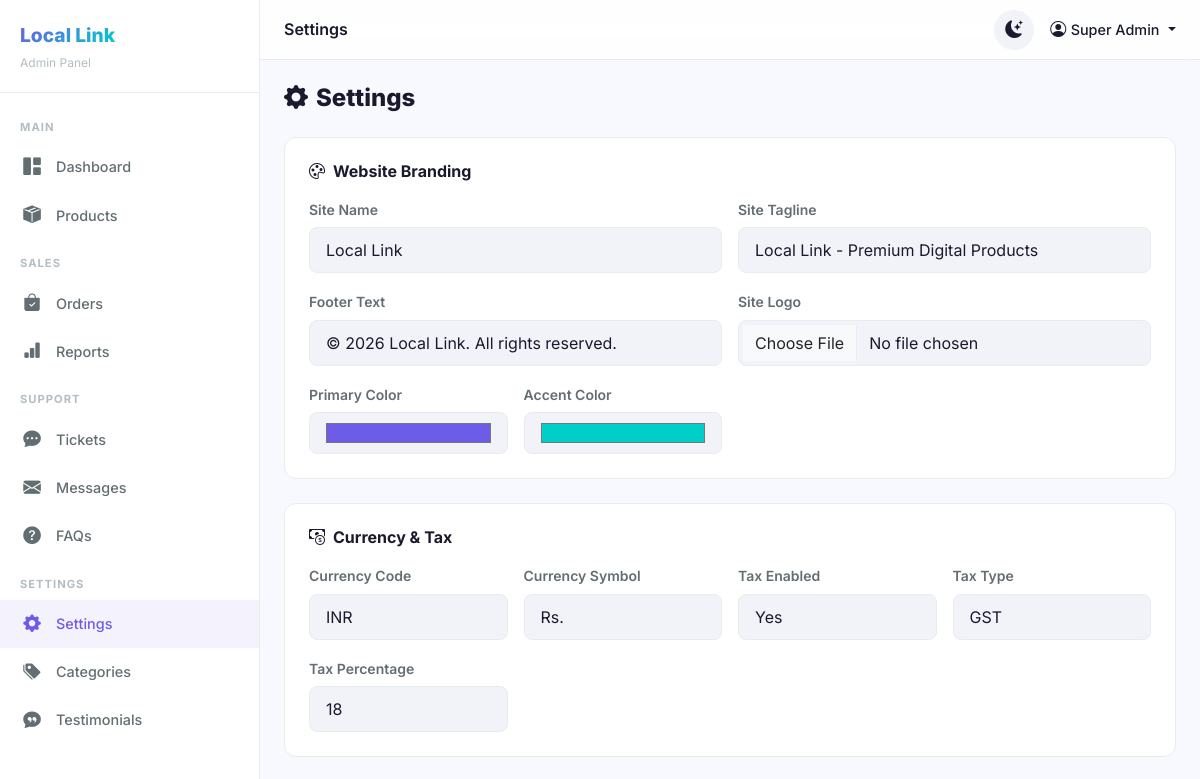
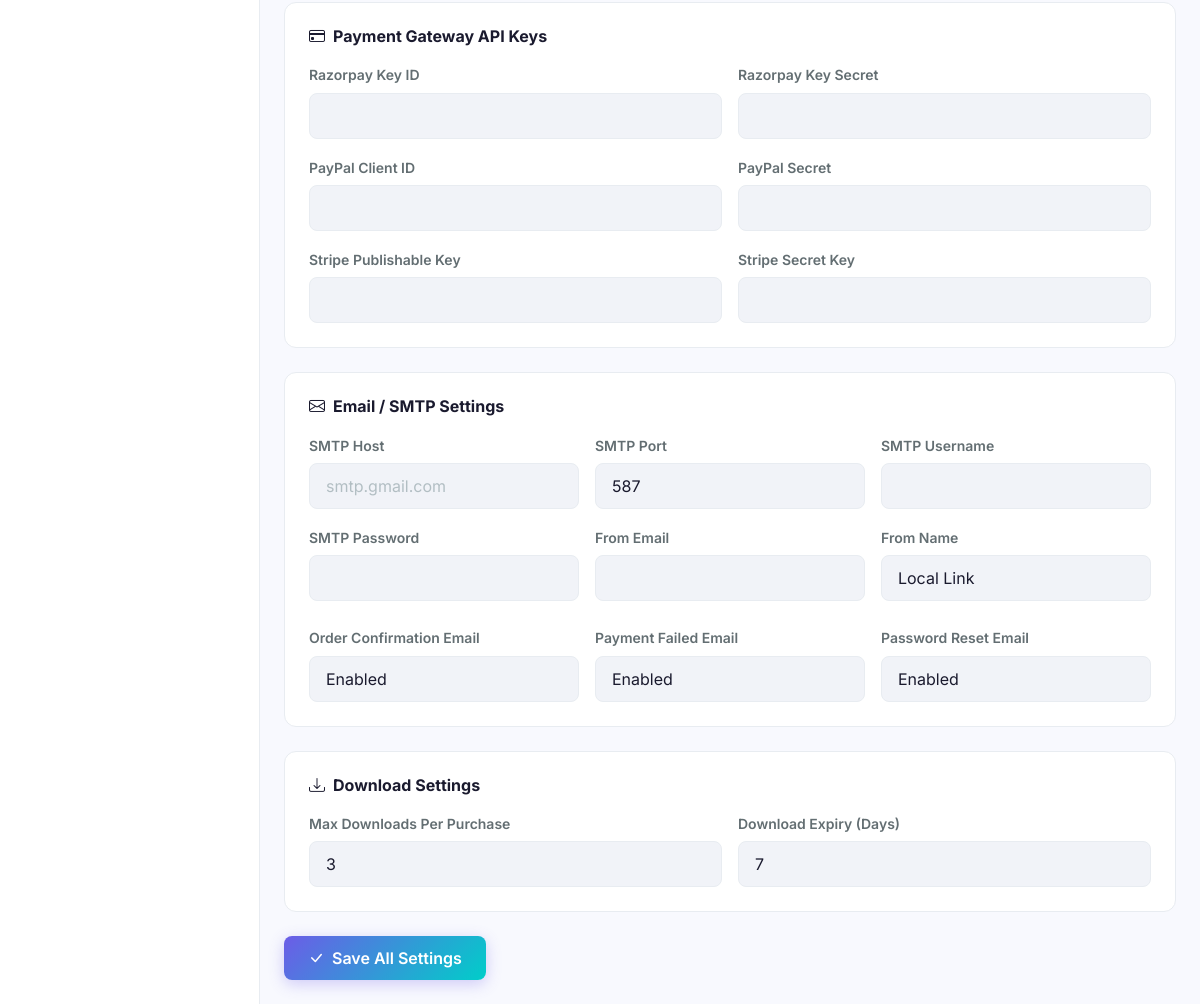
Page /admin/settings.php (signed in) on the committed database (2 pictures, top to bottom).
### tables this page shows
CREATE TABLE settings (
    id INT AUTO_INCREMENT PRIMARY KEY,
    setting_key VARCHAR(100) UNIQUE NOT NULL,
    setting_value TEXT,
    created_at TIMESTAMP DEFAULT CURRENT_TIMESTAMP,
    updated_at TIMESTAMP DEFAULT CURRENT_TIMESTAMP ON UPDATE CURRENT_TIMESTAMP
);

### includes/config.php (called while the page is built, shortened)
<?php
try {
    $dsn = "mysql:host=" . DB_HOST . ";dbname=" . DB_NAME . ";charset=utf8mb4";
    $options = [
        PDO::ATTR_ERRMODE => PDO::ERRMODE_EXCEPTION,
        PDO::ATTR_DEFAULT_FETCH_MODE => PDO::FETCH_ASSOC,
    ];
    $pdo = new PDO($dsn, DB_USER, DB_PASS, $options);
} catch (PDOException $e) {
    die("Database connection failed: " . $e->getMessage());
}
function getSetting($key, $default = '') {
    global $pdo;
    $stmt = $pdo->prepare("SELECT setting_value FROM settings WHERE setting_key = ?");
    $stmt->execute([$key]);
    $result = $stmt->fetchColumn();
    return $result !== false ? $result : $default;
}

### admin/settings.php (the view, shortened to what this page needs)
<?php
require_once '../includes/config.php';
include 'includes/header.php';
?>
<div class="page-header">
    <h4><i class="bi bi-gear-fill me-2"></i>Settings</h4>
</div>
<form method="POST" enctype="multipart/form-data">
    <div class="admin-form-card mb-4">
        <h6 style="font-weight:700;margin-bottom:16px;"><i class="bi bi-palette me-2"></i>Website Branding</h6>
        <div class="row g-3">
            <div class="col-md-6">
                <label class="form-label">Site Name</label>
                <input type="text" name="site_name" class="form-control" value="<?= htmlspecialchars(getSetting('site_name')) ?>">
            </div>
            <div class="col-md-6">
                <label class="form-label">Site Tagline</label>
                <input type="text" name="site_tagline" class="form-control" value="<?= htmlspecialchars(getSetting('site_tagline')) ?>">
            </div>
            <div class="col-md-6">
                <label class="form-label">Footer Text</label>
                <input type="text" name="footer_text" class="form-control" value="<?= htmlspecialchars(getSetting('footer_text')) ?>">
            </div>
            <div class="col-md-6">
                <label class="form-label">Site Logo</label>
                <input type="file" name="site_logo" class="form-control" accept="image/*">
            </div>
            <div class="col-md-3">
                <label class="form-label">Primary Color</label>
                <input type="color" name="primary_color" class="form-control" value="<?= getSetting('primary_color','#6c5ce7') ?>" style="height:42px;">
            </div>
            <div class="col-md-3">
                <label class="form-label">Accent Color</label>
                <input type="color" name="accent_color" class="form-control" value="<?= getSetting('accent_color','#00cec9') ?>" style="height:42px;">
            </div>
        </div>
    </div>
    <div class="admin-form-card mb-4">
        <h6 style="font-weight:700;margin-bottom:16px;"><i class="bi bi-cash-coin me-2"></i>Currency & Tax</h6>
        <div class="row g-3">
            <div class="col-md-3">
                <label class="form-label">Currency Code</label>
                <input type="text" name="currency" class="form-control" value="<?= htmlspecialchars(getSetting('currency','INR')) ?>">
            </div>
            <div class="col-md-3">
                <label class="form-label">Currency Symbol</label>
                <input type="text" name="currency_symbol" class="form-control" value="<?= htmlspecialchars(getSetting('currency_symbol','₹')) ?>">
            </div>
            <div class="col-md-3">
                <label class="form-label">Tax Enabled</label>
                <select name="tax_enabled" class="form-select">
                    <option value="1" <?= getSetting('tax_enabled','1')==='1'?'selected':'' ?>>Yes</option>
                </select>
            </div>
            <div class="col-md-3">
                <label class="form-label">Tax Type</label>
                <input type="text" name="tax_type" class="form-control" value="<?= htmlspecialchars(getSetting('tax_type','GST')) ?>">
            </div>
            <div class="col-md-3">
                <label class="form-label">Tax Percentage</label>
                <input type="number" name="tax_percentage" class="form-control" step="0.01" value="<?= getSetting('tax_percentage','18') ?>">
            </div>
        </div>
    </div>
    <div class="admin-form-card mb-4">
        <h6 style="font-weight:700;margin-bottom:16px;"><i class="bi bi-credit-card me-2"></i>Payment Gateway API Keys</h6>
        <div class="row g-3">
            <div class="col-md-6">
                <label class="form-label">Razorpay Key ID</label>
                <input type="text" name="razorpay_key_id" class="form-control" value="<?= htmlspecialchars(getSetting('razorpay_key_id')) ?>">
            </div>
            <div class="col-md-6">
                <label class="form-label">Razorpay Key Secret</label>
                <input type="password" name="razorpay_key_secret" class="form-control" value="<?= htmlspecialchars(getSetting('razorpay_key_secret')) ?>">
            </div>
            <div class="col-md-6">
                <label class="form-label">PayPal Client ID</label>
                <input type="text" name="paypal_client_id" class="form-control" value="<?= htmlspecialchars(getSetting('paypal_client_id')) ?>">
            </div>
            <div class="col-md-6">
                <label class="form-label">PayPal Secret</label>
                <input type="password" name="paypal_secret" class="form-control" value="<?= htmlspecialchars(getSetting('paypal_secret')) ?>">
            </div>
            <div class="col-md-6">
                <label class="form-label">Stripe Publishable Key</label>
                <input type="text" name="stripe_publishable_key" class="form-control" value="<?= htmlspecialchars(getSetting('stripe_publishable_key')) ?>">
            </div>
            <div class="col-md-6">
                <label class="form-label">Stripe Secret Key</label>
                <input type="password" name="stripe_secret_key" class="form-control" value="<?= htmlspecialchars(getSetting('stripe_secret_key')) ?>">
            </div>
        </div>
    </div>
    <div class="admin-form-card mb-4">
        <h6 style="font-weight:700;margin-bottom:16px;"><i class="bi bi-envelope me-2"></i>Email / SMTP Settings</h6>
        <div class="row g-3">
            <div class="col-md-4">
                <label class="form-label">SMTP Host</label>
                <input type="text" name="smtp_host" class="form-control" value="<?= htmlspecialchars(getSetting('smtp_host')) ?>" placeholder="smtp.gmail.com">
            </div>
            <div class="col-md-4">
                <label class="form-label">SMTP Port</label>
                <input type="text" name="smtp_port" class="form-control" value="<?= htmlspecialchars(getSetting('smtp_port','587')) ?>">
            </div>
            <div class="col-md-4">
                <label class="form-label">SMTP Username</label>
                <input type="text" name="smtp_username" class="form-control" value="<?= htmlspecialchars(getSetting('smtp_username')) ?>">
            </div>
            <div class="col-md-4">
                <label class="form-label">SMTP Password</label>
                <input type="password" name="smtp_password" class="form-control" value="<?= htmlspecialchars(getSetting('smtp_password')) ?>">
            </div>
            <div class="col-md-4">
                <label class="form-label">From Email</label>
                <input type="email" name="smtp_from_email" class="form-control" value="<?= htmlspecialchars(getSetting('smtp_from_email')) ?>">
            </div>
            <div class="col-md-4">
                <label class="form-label">From Name</label>
                <input type="text" name="smtp_from_name" class="form-control" value="<?= htmlspecialchars(getSetting('smtp_from_name','Local Link')) ?>">
            </div>
        </div>
        <div class="row g-3 mt-2">
            <div class="col-md-4">
                <label class="form-label">Order Confirmation Email</label>
                <select name="email_order_confirmation" class="form-select">
                    <option value="1" <?= getSetting('email_order_confirmation','1')==='1'?'selected':'' ?>>Enabled</option>
                </select>
            </div>
            <div class="col-md-4">
                <label class="form-label">Payment Failed Email</label>
                <select name="email_payment_failed" class="form-select">
                    <option value="1" <?= getSetting('email_payment_failed','1')==='1'?'selected':'' ?>>Enabled</option>
                </select>
            </div>
            <div class="col-md-4">
                <label class="form-label">Password Reset Email</label>
                <select name="email_password_reset" class="form-select">
                    <option value="1" <?= getSetting('email_password_reset','1')==='1'?'selected':'' ?>>Enabled</option>
                </select>
            </div>
        </div>
    </div>
    <div class="admin-form-card mb-4">
        <h6 style="font-weight:700;margin-bottom:16px;"><i class="bi bi-download me-2"></i>Download Settings</h6>
        <div class="row g-3">
            <div class="col-md-6">
                <label class="form-label">Max Downloads Per Purchase</label>
                <input type="number" name="max_downloads_per_purchase" class="form-control" value="<?= getSetting('max_downloads_per_purchase','3') ?>">
            </div>
            <div class="col-md-6">
                <label class="form-label">Download Expiry (Days)</label>
                <input type="number" name="download_expiry_days" class="form-control" value="<?= getSetting('download_expiry_days','7') ?>">
            </div>
        </div>
    </div>
    <button type="submit" class="btn btn-primary"><i class="bi bi-check-lg me-2"></i>Save All Settings</button>
</form>
<?php include 'includes/footer.php'; ?>

### assets/css/style.css (style rules this page uses)
:root { --primary: #6c5ce7; --primary-light: #a29bfe; --primary-dark: #5a4bd1; --accent: #00cec9; --accent-light: #55efc4; --danger: #ff6b6b; --warning: #feca57; --success: #00b894; --gradient: linear-gradient(135deg, #6c5ce7 0%, #00cec9 100%); --gradient-2: linear-gradient(135deg, #a29bfe 0%, #6c5ce7 100%); --shadow-sm: 0 2px 8px rgba(0,0,0,0.08); --shadow-md: 0 4px 20px rgba(0,0,0,0.12); --shadow-lg: 0 8px 40px rgba(0,0,0,0.16); --radius-sm: 8px; --radius-md: 12px; --radius-lg: 20px; --radius-xl: 28px; --transition: all 0.3s cubic-bezier(0.4, 0, 0.2, 1); --font: 'Inter', -apple-system, BlinkMacSystemFont, sans-serif; }
[data-theme="light"] { --bg: #f8f9fe; --bg-card: #ffffff; --bg-elevated: #ffffff; --bg-input: #f1f3f8; --text: #1a1a2e; --text-secondary: #636e72; --text-muted: #b2bec3; --border: #e8ecf1; --border-light: #f1f3f8; --nav-bg: rgba(255,255,255,0.85); --overlay: rgba(0,0,0,0.5); }
* { margin: 0; padding: 0; box-sizing: border-box; }
body { font-family: var(--font); background: var(--bg); color: var(--text); line-height: 1.6; transition: var(--transition); overflow-x: hidden; padding-bottom: 70px; }
@media (min-width: 768px) { body { padding-bottom: 0; } }
.btn-primary { background: var(--gradient) !important; border: none !important; color: #fff !important; font-weight: 600; border-radius: var(--radius-sm) !important; padding: 10px 24px; transition: var(--transition); box-shadow: 0 4px 15px rgba(108,92,231,0.3); }
.form-control, .form-select { background: var(--bg-input); border: 1px solid var(--border); color: var(--text); border-radius: var(--radius-sm); padding: 10px 16px; transition: var(--transition); }
.form-control::placeholder { color: var(--text-muted); }
.form-label { font-weight: 600; font-size: 0.875rem; color: var(--text-secondary); margin-bottom: 6px; }

### admin/assets/css/admin.css (style rules this page uses)
.admin-content .page-header { display: flex; justify-content: space-between; align-items: center; margin-bottom: 24px; flex-wrap: wrap; gap: 12px; }
.admin-content .page-header h4 { font-weight: 800; margin: 0; }
.admin-form-card { background: var(--bg-card); border: 1px solid var(--border); border-radius: var(--radius-md); padding: 24px; }

### rows in the picture
settings: site_name "Local Link"
settings: site_tagline "Local Link - Premium Digital Products"
settings: footer_text "© 2026 Local Link. All rights reserved."
settings: primary_color "#6c5ce7"
settings: accent_color "#00cec9"
settings: currency "INR"
settings: currency_symbol "Rs."
settings: tax_enabled "Yes"
settings: tax_type "GST"
settings: tax_percentage "18"
settings: smtp_port "587"
settings: smtp_from_name "Local Link"
settings: email_order_confirmation "Enabled"
settings: email_payment_failed "Enabled"
settings: email_password_reset "Enabled"
settings: max_downloads_per_purchase "3"
settings: download_expiry_days "7"

### other values in the picture
$pageTitle "Settings"
$adminName "Super Admin"
